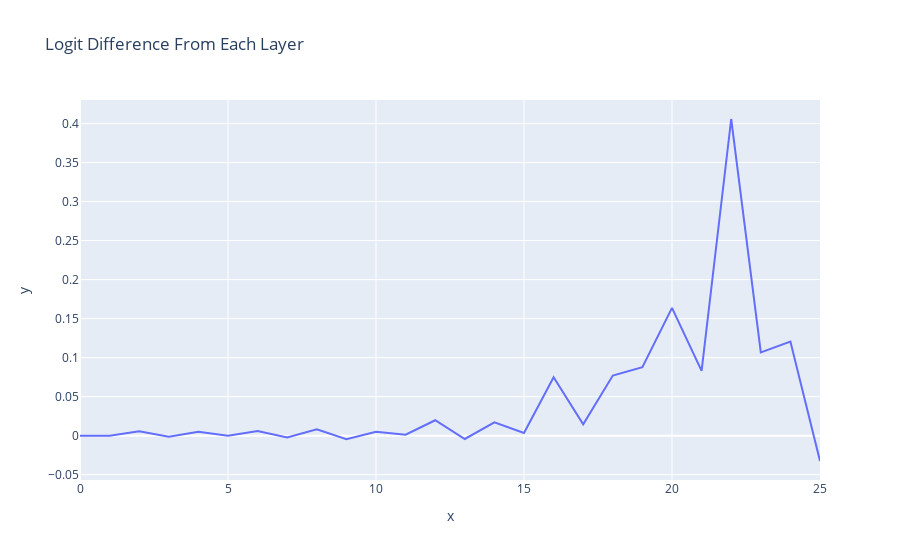

Notebook source saved alongside this figure:
### Markdown cell above
#### Layer Attribution

### Code cell
per_layer_residual, labels = clean_cache.decompose_resid(layer=-1, pos_slice=-1, return_labels=True)
per_layer_logit_diffs = residual_stack_to_logit_diff(per_layer_residual, clean_cache)

line(per_layer_logit_diffs, hover_name=labels, title="Logit Difference From Each Layer")

### Figure 1 — Plotly figure (JSON) as saved in the notebook; plotly's stock layout.template omitted (floating-point values rounded to 4 significant figures)
{"data": [{"hovertemplate": "<b>%{hovertext}</b><br><br>x=%{x}<br>y=%{y}<extra></extra>", "hovertext": ["embed", "pos_embed", "0_attn_out", "0_mlp_out", "1_attn_out", "1_mlp_out", "2_attn_out", "2_mlp_out", "3_attn_out", "3_mlp_out", "4_attn_out", "4_mlp_out", "5_attn_out", "5_mlp_out", "6_attn_out", "6_mlp_out", "7_attn_out", "7_mlp_out", "8_attn_out", "8_mlp_out", "9_attn_out", "9_mlp_out", "10_attn_out", "10_mlp_out", "11_attn_out", "11_mlp_out"], "legendgroup": "", "line": {"color": "#636efa", "dash": "solid"}, "marker": {"symbol": "circle"}, "mode": "lines", "name": "", "orientation": "v", "showlegend": false, "type": "scatter", "x": [0, 1, 2, 3, 4, 5, 6, 7, 8, 9, 10, 11, 12, 13, 14, 15, 16, 17, 18, 19, 20, 21, 22, 23, 24, 25], "xaxis": "x", "y": [2.141e-05, -7.896e-06, 0.005548, -0.001433, 0.005043, -4.328e-05, 0.005964, -0.00224, 0.008292, -0.004456, 0.005047, 0.001179, 0.01978, -0.004253, 0.01714, 0.003472, 0.07486, 0.01453, 0.07705, 0.08777, 0.1638, 0.08303, 0.4058, 0.1068, 0.1206, -0.03248], "yaxis": "y"}], "layout": {"legend": {"tracegroupgap": 0}, "title": {"text": "Logit Difference From Each Layer"}, "xaxis": {"anchor": "y", "domain": [0, 1], "title": {"text": "x"}}, "yaxis": {"anchor": "x", "domain": [0, 1], "title": {"text": "y"}}}}
